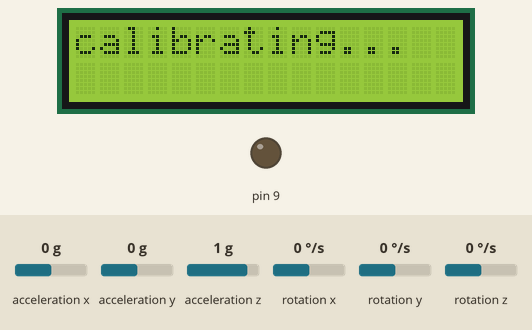
A sketch run on a simulated Arduino Uno, built with avr-gcc and run on an emulated ATmega328P. Shown: 16×2 character LCD, output pins drawn as LEDs (lit = HIGH). The inputs (shaded band) are chosen by the test bench; at power-on: acceleration x 0 g, acceleration y 0 g, acceleration z 1 g, rotation x 0 °/s, rotation y 0 °/s, rotation z 0 °/s.

Above: at 3.1 s.
At 15.2 s:
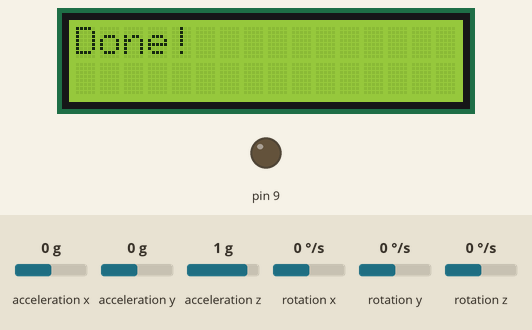
At 38.8 s:
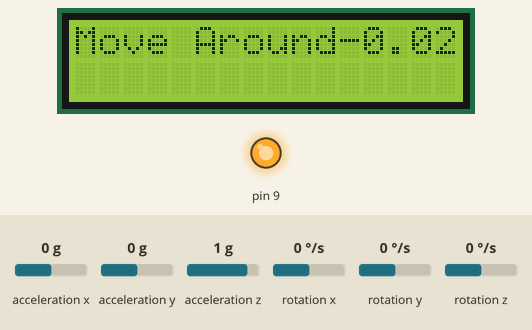
Timing chart, 0 to 40.0 s (numbered marks = the images above):
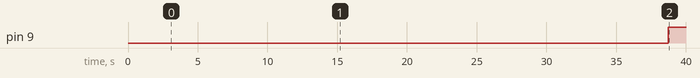

Measured:
- by itself, pin 9: LOW → HIGH at 38.7 s
- what the display in image 0 shows lasts 12.1 s, from 3.1 s to 15.2 s
- what the display in image 1 shows lasts 3.9 s, from 15.2 s to 19.1 s

The sketch:

QP_lib_test.ino
```cpp
#include <MPU6050_tockn.h>
#include <Wire.h>
#include <LiquidCrystal.h>

const int rs = 12, en = 11, d4 = 5, d5 = 4, d6 = 3, d7 = 6;

LiquidCrystal lcd(rs, en, d4, d5, d6, d7);
MPU6050 mpu6050(Wire);

long timer = 0;
double AcX = 0;
double AcY = 0;
double AcZ = 0;
double count = 0;
double position_changed = 0;
double position_orig = 0;
double position_now = 0;
double position_previous = 0;
int counter = 0;
int second = 0;
int cali_timer = 0;
double counter2 = 0;
double check = 0;
double checkcalc = 0;

void setup() {
 //Serial.begin(9600);
  Wire.begin();
  mpu6050.begin();
  mpu6050.calcGyroOffsets(true);

  pinMode(9, OUTPUT);

  AcX = mpu6050.getAccX();
  AcY = mpu6050.getAccY();
  AcZ = mpu6050.getAccZ();
  position_orig = sqrt( sq(AcX) + sq(AcY) + sq(AcZ) );
}

void loop() {
  mpu6050.update();
  lcd.begin(16, 2);

  AcX = mpu6050.getAccX();
  AcY = mpu6050.getAccY();
  AcZ = mpu6050.getAccZ();


  position_previous = position_now;
  position_now = sqrt( sq(AcX) + sq(AcY) + sq(AcZ) ) + position_previous;
  if(position_now - 1.6 < position_previous)
  {
    position_now = position_previous;
  }
  position_changed = position_orig - position_now;


  cali_timer ++;

  if ( abs(position_previous - position_now) < 1.1){
    counter++;
  }
  else{

    counter2++;
  }

  second = (counter - 1)/61;
  double second2 = (counter2 - 1)/61;

  //if(millis() - timer > 1000){

   if ((cali_timer-1)/61 < 3){
     lcd.print ("calibrating...");
    }
   if ((cali_timer-1)/61 == 3){
    lcd.print ("Done!");
   }
    if (second > 8 && second2 <= 1){
      lcd.print("Move Around");
      lcd.print(second2);
      //lcd.print("%");
      digitalWrite(9, HIGH);
    }
    if(second2 > 1 && checkcalc < 8)
    {

      lcd.print("You may rest");
      lcd.print(checkcalc);
      check++;
      checkcalc = (check-1)/61;


    }
    else if(  checkcalc >= 8)
    {
      counter2 = 0;
      counter = 500;
      check = 0;
      checkcalc = 0;

    }


    /*Serial.println("=======================================================");
    Serial.print("temp : ");Serial.println(mpu6050.getTemp());
    Serial.print("accX : ");Serial.print(AcX);
    Serial.print("\taccY : ");Serial.print(AcY);
    Serial.print("\taccZ : ");Serial.println(AcZ);
    Serial.print("\toriginal position: ");Serial.println(position_orig);
    Serial.print("\tposition changed: ");Serial.println(position_changed);
    Serial.print("\tIt's been "); Serial.print(second); Serial.println(" seconds since you moved");
    Serial.println("=======================================================\n");*/
    //timer = millis();

//}

}
```
